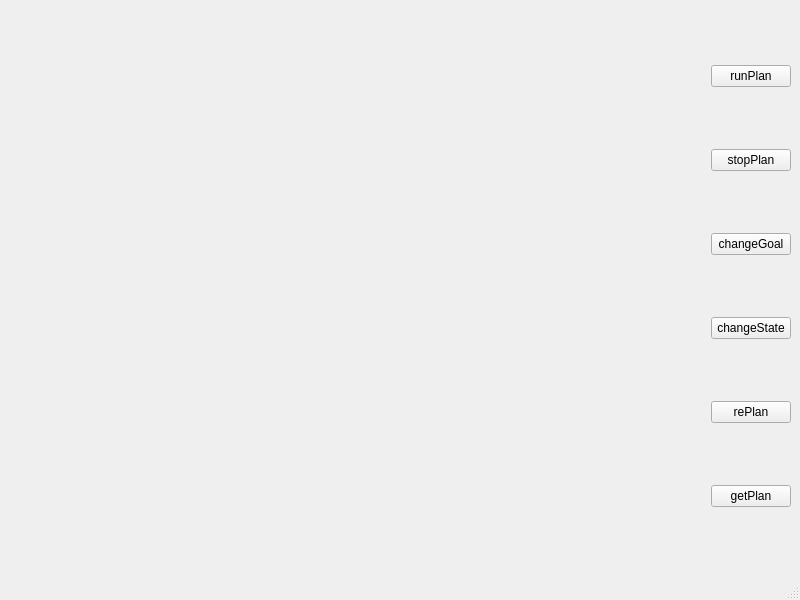
<?xml version="1.0" encoding="UTF-8"?>
<ui version="4.0">
 <class>PlanningGUI</class>
 <widget class="QMainWindow" name="PlanningGUI">
  <property name="geometry">
   <rect>
    <x>0</x>
    <y>0</y>
    <width>800</width>
    <height>600</height>
   </rect>
  </property>
  <property name="windowTitle">
   <string>MainWindow</string>
  </property>
  <widget class="QWidget" name="centralwidget">
   <layout class="QHBoxLayout" name="horizontalLayout">
    <item>
     <widget class="NodeEditorWidget" name="widget" native="true">
      <property name="sizePolicy">
       <sizepolicy hsizetype="Expanding" vsizetype="Preferred">
        <horstretch>0</horstretch>
        <verstretch>0</verstretch>
       </sizepolicy>
      </property>
     </widget>
    </item>
    <item>
     <layout class="QVBoxLayout" name="verticalLayout">
      <item>
       <widget class="QPushButton" name="button_runPlan">
        <property name="maximumSize">
         <size>
          <width>100</width>
          <height>16777215</height>
         </size>
        </property>
        <property name="text">
         <string>runPlan</string>
        </property>
       </widget>
      </item>
      <item>
       <widget class="QPushButton" name="button_stopPlan">
        <property name="maximumSize">
         <size>
          <width>100</width>
          <height>16777215</height>
         </size>
        </property>
        <property name="text">
         <string>stopPlan</string>
        </property>
       </widget>
      </item>
      <item>
       <widget class="QPushButton" name="button_changeGoal">
        <property name="maximumSize">
         <size>
          <width>100</width>
          <height>16777215</height>
         </size>
        </property>
        <property name="text">
         <string>changeGoal</string>
        </property>
       </widget>
      </item>
      <item>
       <widget class="QPushButton" name="button_changeState">
        <property name="maximumSize">
         <size>
          <width>100</width>
          <height>16777215</height>
         </size>
        </property>
        <property name="text">
         <string>changeState</string>
        </property>
       </widget>
      </item>
      <item>
       <widget class="QPushButton" name="button_rePlan">
        <property name="maximumSize">
         <size>
          <width>100</width>
          <height>16777215</height>
         </size>
        </property>
        <property name="text">
         <string>rePlan</string>
        </property>
       </widget>
      </item>
      <item>
       <widget class="QPushButton" name="button_getPlan">
        <property name="maximumSize">
         <size>
          <width>100</width>
          <height>16777215</height>
         </size>
        </property>
        <property name="text">
         <string>getPlan</string>
        </property>
       </widget>
      </item>
     </layout>
    </item>
   </layout>
  </widget>
  <widget class="QMenuBar" name="menubar">
   <property name="geometry">
    <rect>
     <x>0</x>
     <y>0</y>
     <width>800</width>
     <height>22</height>
    </rect>
   </property>
  </widget>
  <widget class="QStatusBar" name="statusbar"/>
 </widget>
 <customwidgets>
  <customwidget>
   <class>NodeEditorWidget</class>
   <extends>QWidget</extends>
   <header location="global">src/NodeEditorWidget.h</header>
   <container>1</container>
  </customwidget>
 </customwidgets>
 <resources/>
 <connections/>
</ui>
